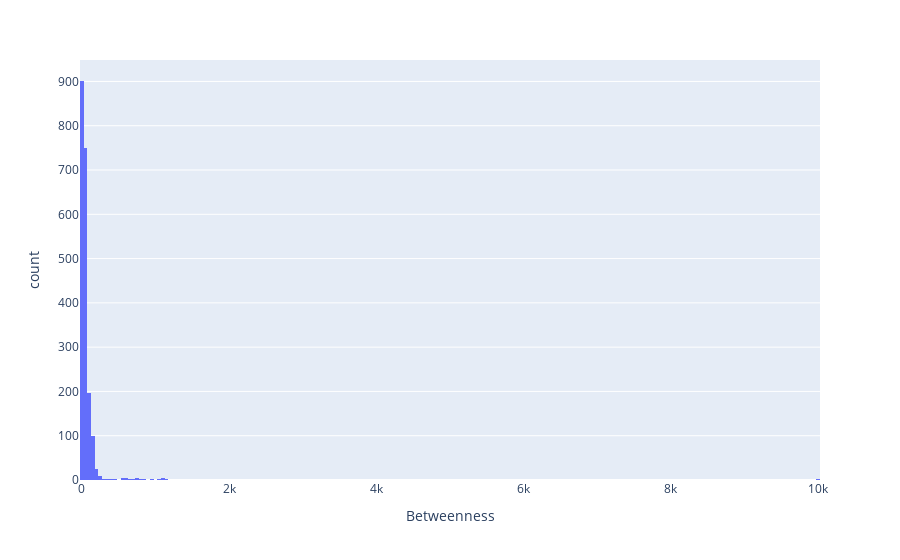

The notebook cell this image was saved under:
### Code cell
px.histogram(df, x = "Betweenness")

### Figure 1 — Plotly figure (JSON) as saved in the notebook; plotly's stock layout.template omitted (floating-point values rounded to 4 significant figures; data arrays with more than 128 entries replaced by an {"elided": "..."} marker saying what was removed)
{"data": [{"alignmentgroup": "True", "bingroup": "x", "hovertemplate": "Betweenness=%{x}<br>count=%{y}<extra></extra>", "legendgroup": "", "marker": {"color": "#636efa", "pattern": {"shape": ""}}, "name": "", "offsetgroup": "", "orientation": "v", "showlegend": false, "type": "histogram", "x": {"elided": "2032 float values"}, "xaxis": "x", "yaxis": "y"}], "layout": {"barmode": "relative", "legend": {"tracegroupgap": 0}, "margin": {"t": 60}, "xaxis": {"anchor": "y", "domain": [0, 1], "title": {"text": "Betweenness"}}, "yaxis": {"anchor": "x", "domain": [0, 1], "title": {"text": "count"}}}}
